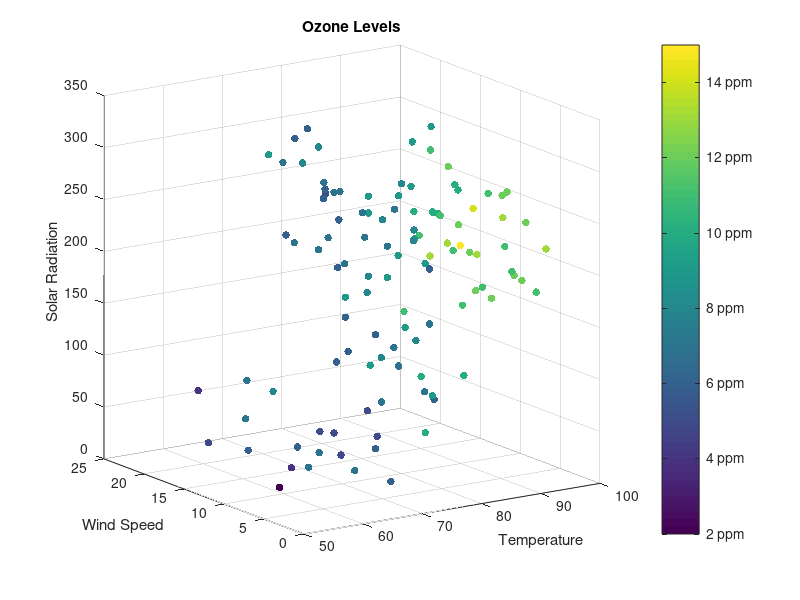

Write the MATLAB code that produced this figure.
%%
% This is an example of how to create a 3D scatter plot in MATLAB&#174;.
% 
% Read about the <http://www.mathworks.com/help/matlab/ref/scatter3.html |scatter3|> function in the MATLAB documentation.
%
% For more examples, go to <http://www.mathworks.com/discovery/gallery.html MATLAB Plot Gallery>
%
% Copyright 2012-2014 The MathWorks, Inc.

% Load data on ozone levels
load ozoneData Ozone Temperature WindSpeed SolarRadiation

% Calculate the ozone levels
z = (Ozone).^(1/3);
response = z;

% Make a color index for the ozone levels
nc = 16;
offset = 1;
c = response - min(response);
c = round((nc-1-2*offset)*c/max(c)+1+offset);

% Create a 3D scatter plot using the scatter3 function
figure
scatter3(Temperature, WindSpeed, SolarRadiation, 30, c, 'filled')
view(-34, 14)

% Add title and axis labels
title('Ozone Levels')
xlabel('Temperature')
ylabel('Wind Speed')
zlabel('Solar Radiation')

% Add a colorbar with tick labels
colorbar('Location', 'EastOutside', 'YTickLabel',...
    {'2 ppm', '4 ppm', '6 ppm', '8 ppm', ...
     '10 ppm', '12 ppm', '14 ppm'})
